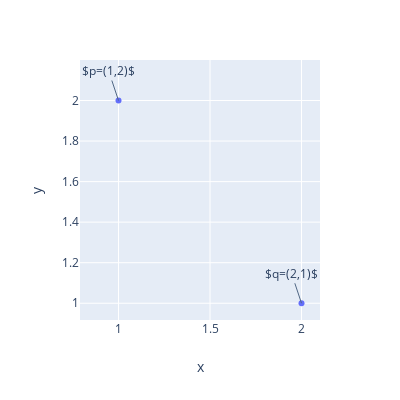

Notebook code cell kept with this figure:
### Markdown cell above
The linear algebra for LSH can be broken into two parts which is demonstrated using two-dimensional *points* and *lines* but also generalize to $d$-dimensional *vectors* and *hyperplanes*.

1. Given two points, $p = (1, 2)$ and $q = (2, 1)$, find the line $r$ equidistant and perpendicular to both points. This is done once for each bit in each hash function when you "fit" an LSH model using a random sample of points.
2. Use $r$ to formulate a hash function $h(v, r)$, such that for any new point $v$, if the point falls on one side of $r$, then $h(v, r) = 0$, and if it falls on the other side, then $h(v, r) = 1$. This is what happens when you "hash" a new point to approximate its location. You would do this multiple times to eventually represent the position as an integer comprised from the series of binary hashes.

### Code cell
df = pd.DataFrame([[1,2], [2,1]], columns=['x','y'])
fig = px.scatter(df, x='x', y='y', width=400, height=400)
fig.update(layout=dict(annotations=[go.layout.Annotation(text='$p=(1,2)$', x=1, y=2),
                                    go.layout.Annotation(text='$q=(2,1)$', x=2, y=1)]))

### Figure 1 — Plotly figure (JSON) as saved in the notebook; plotly's stock layout.template omitted (floating-point values rounded to 4 significant figures)
{"data": [{"hoverlabel": {"namelength": 0}, "hovertemplate": "x=%{x}<br>y=%{y}", "legendgroup": "", "marker": {"color": "#636efa", "symbol": "circle"}, "mode": "markers", "name": "", "showlegend": false, "type": "scatter", "uid": "d3c2c137-bdaa-4aa5-b1d5-94b132a5244c", "x": [1, 2], "xaxis": "x", "y": [2, 1], "yaxis": "y"}], "layout": {"annotations": [{"text": "$p=(1,2)$", "x": 1, "y": 2}, {"text": "$q=(2,1)$", "x": 2, "y": 1}], "grid": {"xaxes": ["x"], "xgap": 0.1, "xside": "bottom", "yaxes": ["y"], "ygap": 0.1, "yside": "left"}, "height": 400, "legend": {"tracegroupgap": 0}, "margin": {"t": 60}, "width": 400, "xaxis": {"autorange": true, "range": [0.779, 2.105], "title": {"text": "x"}, "type": "linear"}, "yaxis": {"autorange": true, "range": [0.9182, 2.188], "title": {"text": "y"}, "type": "linear"}}}
